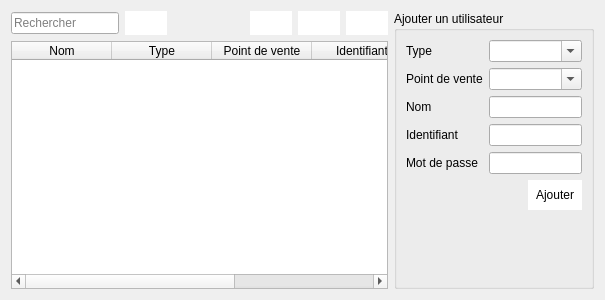
<?xml version="1.0" encoding="UTF-8"?>
<ui version="4.0">
 <class>ListeUsers</class>
 <widget class="QDialog" name="ListeUsers">
  <property name="geometry">
   <rect>
    <x>0</x>
    <y>0</y>
    <width>605</width>
    <height>300</height>
   </rect>
  </property>
  <property name="minimumSize">
   <size>
    <width>600</width>
    <height>0</height>
   </size>
  </property>
  <property name="windowTitle">
   <string>La liste des utilisateurs</string>
  </property>
  <layout class="QHBoxLayout" name="horizontalLayout_3">
   <item>
    <layout class="QVBoxLayout" name="verticalLayout_2">
     <item>
      <layout class="QHBoxLayout" name="horizontalLayout_2">
       <item>
        <widget class="QLineEdit" name="search">
         <property name="placeholderText">
          <string>Rechercher</string>
         </property>
        </widget>
       </item>
       <item>
        <widget class="QPushButton" name="pushButton_2">
         <property name="styleSheet">
          <string notr="true">background-color:white;
border:none;
padding:5px;</string>
         </property>
         <property name="text">
          <string/>
         </property>
         <property name="icon">
          <iconset resource="img.qrc">
           <normaloff>:/img/images/imprimer.png</normaloff>:/img/images/imprimer.png</iconset>
         </property>
        </widget>
       </item>
       <item>
        <spacer name="horizontalSpacer_2">
         <property name="orientation">
          <enum>Qt::Horizontal</enum>
         </property>
         <property name="sizeHint" stdset="0">
          <size>
           <width>40</width>
           <height>20</height>
          </size>
         </property>
        </spacer>
       </item>
       <item>
        <widget class="QPushButton" name="btn_droit">
         <property name="autoFillBackground">
          <bool>false</bool>
         </property>
         <property name="styleSheet">
          <string notr="true">background-color:white;
border:none;
padding:5px;</string>
         </property>
         <property name="text">
          <string/>
         </property>
         <property name="icon">
          <iconset resource="img.qrc">
           <normaloff>:/img/images/password.png</normaloff>:/img/images/password.png</iconset>
         </property>
        </widget>
       </item>
       <item>
        <widget class="QPushButton" name="btn_edit">
         <property name="styleSheet">
          <string notr="true">background-color:white;
border:none;
padding:5px;</string>
         </property>
         <property name="text">
          <string/>
         </property>
         <property name="icon">
          <iconset resource="img.qrc">
           <normaloff>:/img/images/edit.png</normaloff>:/img/images/edit.png</iconset>
         </property>
        </widget>
       </item>
       <item>
        <widget class="QPushButton" name="btn_del">
         <property name="styleSheet">
          <string notr="true">background-color:white;
border:none;
padding:5px;</string>
         </property>
         <property name="text">
          <string/>
         </property>
         <property name="icon">
          <iconset resource="img.qrc">
           <normaloff>:/img/images/trash-outline.svg</normaloff>:/img/images/trash-outline.svg</iconset>
         </property>
        </widget>
       </item>
      </layout>
     </item>
     <item>
      <widget class="QTableWidget" name="table_liste_users">
       <property name="gridStyle">
        <enum>Qt::DashDotDotLine</enum>
       </property>
       <column>
        <property name="text">
         <string>Nom</string>
        </property>
       </column>
       <column>
        <property name="text">
         <string>Type</string>
        </property>
       </column>
       <column>
        <property name="text">
         <string>Point de vente</string>
        </property>
       </column>
       <column>
        <property name="text">
         <string>Identifiant</string>
        </property>
       </column>
       <column>
        <property name="text">
         <string>Mot de passe</string>
        </property>
       </column>
      </widget>
     </item>
    </layout>
   </item>
   <item>
    <widget class="QGroupBox" name="groupBox">
     <property name="maximumSize">
      <size>
       <width>200</width>
       <height>16777215</height>
      </size>
     </property>
     <property name="title">
      <string>Ajouter un utilisateur</string>
     </property>
     <layout class="QVBoxLayout" name="verticalLayout">
      <item>
       <layout class="QFormLayout" name="formLayout">
        <item row="0" column="0">
         <widget class="QLabel" name="label">
          <property name="text">
           <string>Type</string>
          </property>
         </widget>
        </item>
        <item row="1" column="0">
         <widget class="QLabel" name="label_2">
          <property name="text">
           <string>Point de vente</string>
          </property>
         </widget>
        </item>
        <item row="2" column="0">
         <widget class="QLabel" name="label_3">
          <property name="text">
           <string>Nom</string>
          </property>
         </widget>
        </item>
        <item row="3" column="0">
         <widget class="QLabel" name="label_4">
          <property name="text">
           <string>Identifiant</string>
          </property>
         </widget>
        </item>
        <item row="4" column="0">
         <widget class="QLabel" name="label_5">
          <property name="text">
           <string>Mot de passe</string>
          </property>
         </widget>
        </item>
        <item row="0" column="1">
         <widget class="QComboBox" name="type">
          <property name="editable">
           <bool>true</bool>
          </property>
         </widget>
        </item>
        <item row="1" column="1">
         <widget class="QComboBox" name="point_vente">
          <property name="editable">
           <bool>true</bool>
          </property>
         </widget>
        </item>
        <item row="2" column="1">
         <widget class="QLineEdit" name="nom"/>
        </item>
        <item row="3" column="1">
         <widget class="QLineEdit" name="login"/>
        </item>
        <item row="4" column="1">
         <widget class="QLineEdit" name="password"/>
        </item>
       </layout>
      </item>
      <item>
       <layout class="QHBoxLayout" name="horizontalLayout">
        <item>
         <spacer name="horizontalSpacer">
          <property name="orientation">
           <enum>Qt::Horizontal</enum>
          </property>
          <property name="sizeHint" stdset="0">
           <size>
            <width>40</width>
            <height>20</height>
           </size>
          </property>
         </spacer>
        </item>
        <item>
         <widget class="QPushButton" name="pushButton">
          <property name="styleSheet">
           <string notr="true">border:none;
background-color:white;
padding:8px;</string>
          </property>
          <property name="text">
           <string>Ajouter</string>
          </property>
         </widget>
        </item>
       </layout>
      </item>
      <item>
       <widget class="QLabel" name="alerte">
        <property name="text">
         <string/>
        </property>
       </widget>
      </item>
      <item>
       <spacer name="verticalSpacer">
        <property name="orientation">
         <enum>Qt::Vertical</enum>
        </property>
        <property name="sizeHint" stdset="0">
         <size>
          <width>20</width>
          <height>40</height>
         </size>
        </property>
       </spacer>
      </item>
     </layout>
    </widget>
   </item>
  </layout>
 </widget>
 <resources>
  <include location="img.qrc"/>
 </resources>
 <connections/>
</ui>
